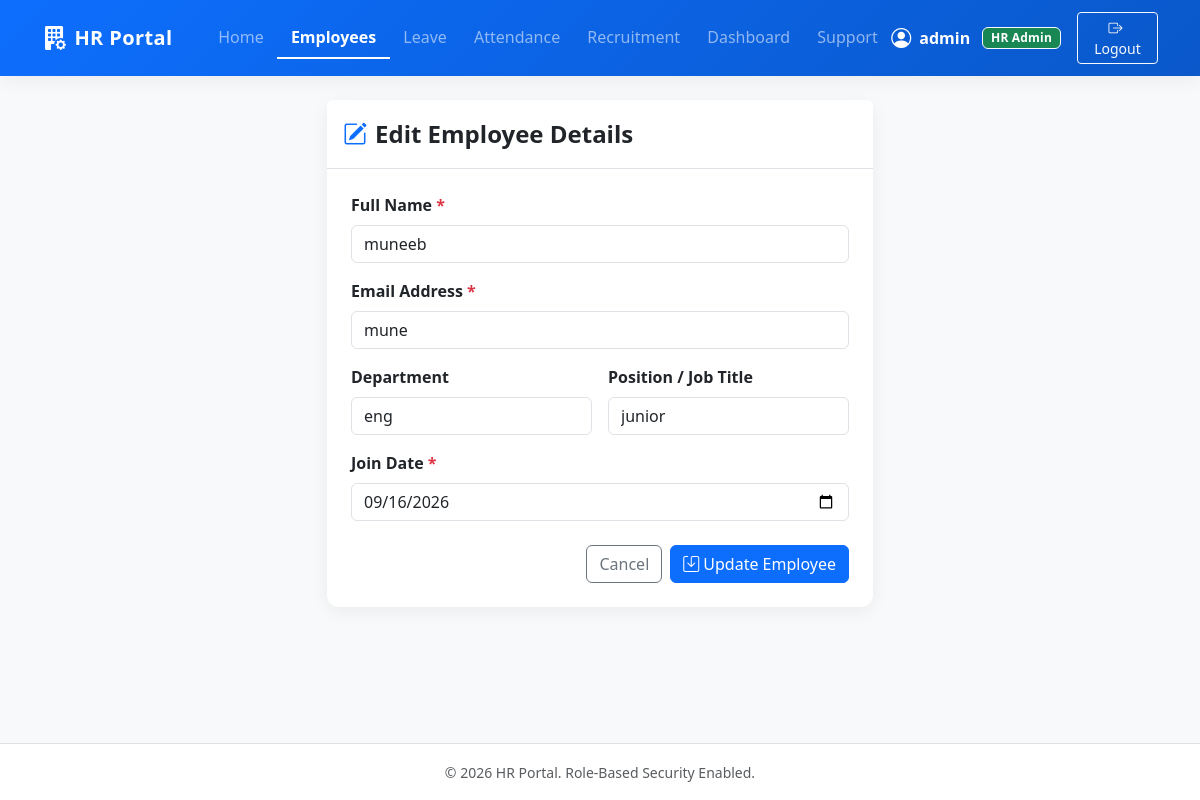
Page /employees/edit/2 (signed in) on the committed database.
### models/user.py (models this page shows, shortened)
class User(UserMixin, db.Model):
    __tablename__ = 'users'
    id = db.Column(db.Integer, primary_key=True)
    username = db.Column(db.String(80), unique=True, nullable=False)
    email = db.Column(db.String(120), unique=True, nullable=False)
    password_hash = db.Column(db.String(255), nullable=False)
    role = db.Column(db.String(20), nullable=False, default='employee')  # 'hr' or 'employee'
    employee_id = db.Column(db.Integer, db.ForeignKey('employees.id'), nullable=True)

### models/employee.py (models this page shows, shortened)
class Employee(db.Model):
    __tablename__ = 'employees'
    id = db.Column(db.Integer, primary_key=True)
    name = db.Column(db.String(100), nullable=False)
    email = db.Column(db.String(120), unique=True, nullable=False)
    department = db.Column(db.String(80), nullable=True)
    position = db.Column(db.String(80), nullable=True)
    join_date = db.Column(db.Date, nullable=False, default=date.today)
    leaves = db.relationship('Leave', backref='employee', lazy=True, cascade='all, delete-orphan')
    attendances = db.relationship('Attendance', backref='employee', lazy=True, cascade='all, delete-orphan')
    user_account = db.relationship('User', backref='employee', uselist=False)

### app.py (the view, shortened to what this page needs)
    @app.route('/employees/edit/<int:id>', methods=['GET', 'POST'])
    @hr_required
    def edit_employee(id):
        employee = Employee.query.get_or_404(id)
        return render_template('employees/edit.html', employee=employee)

### templates/employees/edit.html (shortened to what this page needs)
{% extends "base.html" %}
{% block content %}
<div class="row justify-content-center">
    <div class="col-md-8 col-lg-6">
        <div class="card border-0 shadow-sm">
            <div class="card-header bg-white py-3 border-bottom">
                <div class="d-flex align-items-center gap-2">
                    <i class="bi bi-pencil-square text-primary fs-4"></i>
                    <h4 class="fw-bold mb-0">Edit Employee Details</h4>
                </div>
            </div>
            <div class="card-body p-4">
                <form action="{{ url_for('edit_employee', id=employee.id) }}" method="POST" class="needs-validation" novalidate>
                    <div class="mb-3">
                        <label for="name" class="form-label fw-semibold">Full Name <span class="text-danger">*</span></label>
                        <input type="text" class="form-control" id="name" name="name" value="{{ employee.name }}" required>
                    </div>
                    <div class="mb-3">
                        <label for="email" class="form-label fw-semibold">Email Address <span class="text-danger">*</span></label>
                        <input type="email" class="form-control" id="email" name="email" value="{{ employee.email }}" required>
                    </div>
                    <div class="row g-3 mb-3">
                        <div class="col-md-6">
                            <label for="department" class="form-label fw-semibold">Department</label>
                            <input type="text" class="form-control" id="department" name="department" value="{{ employee.department or '' }}">
                        </div>
                        <div class="col-md-6">
                            <label for="position" class="form-label fw-semibold">Position / Job Title</label>
                            <input type="text" class="form-control" id="position" name="position" value="{{ employee.position or '' }}">
                        </div>
                    </div>
                    <div class="mb-4">
                        <label for="join_date" class="form-label fw-semibold">Join Date <span class="text-danger">*</span></label>
                        <input type="date" class="form-control" id="join_date" name="join_date" value="{{ employee.join_date.strftime('%Y-%m-%d') if employee.join_date else '' }}" required>
                    </div>
                    <div class="d-flex justify-content-end gap-2">
                        <a href="{{ url_for('list_employees') }}" class="btn btn-outline-secondary">Cancel</a>
                        <button type="submit" class="btn btn-primary d-flex align-items-center gap-1">
                            <i class="bi bi-save"></i>
                            <span>Update Employee</span>
                        </button>
                    </div>
                </form>
            </div>
        </div>
    </div>
</div>
{% endblock %}

### templates/base.html (shortened to what this page needs)
<!DOCTYPE html>
<html lang="en">
<head>
    <link href="https://cdn.jsdelivr.net/npm/bootstrap@5.3.3/dist/css/bootstrap.min.css" rel="stylesheet">
    <link href="https://cdn.jsdelivr.net/npm/bootstrap-icons@1.11.3/font/bootstrap-icons.min.css" rel="stylesheet">
    <link rel="stylesheet" href="{{ url_for('static', filename='css/style.css') }}">
</head>
<body>
    <nav class="navbar navbar-expand-lg navbar-dark bg-primary shadow-sm">
        <div class="container">
            <a class="navbar-brand d-flex align-items-center gap-2" href="{{ url_for('index') }}">
                <i class="bi bi-building-fill-gear fs-4"></i>
                <span>HR Portal</span>
            </a>
            <div class="collapse navbar-collapse" id="navbarNav">
                <ul class="navbar-nav me-auto ms-lg-3">
                    {% if current_user.is_authenticated %}
                        <li class="nav-item">
                            <a class="nav-link {% if request.endpoint == 'index' %}active{% endif %}" href="{{ url_for('index') }}">Home</a>
                        </li>
                        {% if current_user.role == 'hr' %}
                            <li class="nav-item">
                                <a class="nav-link {% if request.endpoint in ['list_employees', 'add_employee', 'edit_employee'] %}active{% endif %}" href="{{ url_for('list_employees') }}">Employees</a>
                            </li>
                            <li class="nav-item">
                                <a class="nav-link {% if request.endpoint in ['list_leaves', 'apply_leave'] %}active{% endif %}" href="{{ url_for('list_leaves') }}">Leave</a>
                            </li>
                            <li class="nav-item">
                                <a class="nav-link {% if request.endpoint in ['list_attendance', 'mark_attendance'] %}active{% endif %}" href="{{ url_for('list_attendance') }}">Attendance</a>
                            </li>
                            <li class="nav-item">
                                <a class="nav-link {% if request.endpoint in ['list_jobs', 'add_job', 'job_details', 'add_candidate', 'job_matches'] %}active{% endif %}" href="{{ url_for('list_jobs') }}">Recruitment</a>
                            </li>
                            <li class="nav-item">
                                <a class="nav-link {% if request.endpoint == 'dashboard' %}active{% endif %}" href="{{ url_for('dashboard') }}">Dashboard</a>
                            </li>
                            <li class="nav-item">
                                <a class="nav-link {% if request.endpoint in ['list_tickets', 'create_ticket'] %}active{% endif %}" href="{{ url_for('list_tickets') }}">Support</a>
                            </li>
                        {% endif %}
                    {% endif %}
                </ul>
                <ul class="navbar-nav ms-auto align-items-center gap-2">
                    {% if current_user.is_authenticated %}
                        <li class="nav-item d-flex align-items-center gap-2 text-white">
                            <i class="bi bi-person-circle fs-5"></i>
                            <span class="fw-bold me-1">{{ current_user.username }}</span>
                            {% if current_user.role == 'hr' %}
                                <span class="badge bg-success text-white border border-light">HR Admin</span>
                            {% else %}
                                <span class="badge bg-warning text-dark border border-light">Employee</span>
                            {% endif %}
                        </li>
                        <li class="nav-item">
                            <a href="{{ url_for('logout') }}" class="btn btn-outline-light btn-sm ms-2">
                                <i class="bi bi-box-arrow-right me-1"></i> Logout
                            </a>
                        </li>
                    {% else %}
                        <li class="nav-item">
                            <a href="{{ url_for('login') }}" class="btn btn-light btn-sm text-primary fw-bold px-3">
                                <i class="bi bi-box-arrow-in-right me-1"></i> Sign In
                            </a>
                        </li>
                    {% endif %}
                </ul>
            </div>
        </div>
    </nav>
    <main class="container my-4">
        {% block content %}
        {% endblock %}
    </main>
    <footer class="py-3 border-top text-center text-muted">
        <div class="container">
            <small>&copy; 2026 HR Portal. Role-Based Security Enabled.</small>
        </div>
    </footer>
</body>
</html>

### static/css/style.css (style rules this page uses)
:root { --primary-color: #0d6efd; --primary-dark: #0a58ca; --primary-light: #e7f1ff; --secondary-bg: #f8f9fa; --card-border-radius: 12px; --card-shadow: 0 4px 18px rgba(0, 0, 0, 0.06); --hover-shadow: 0 8px 25px rgba(13, 110, 253, 0.12); }
body { background-color: var(--secondary-bg); font-family: 'Segoe UI', system-ui, -apple-system, BlinkMacSystemFont, Roboto, sans-serif; color: #212529; min-height: 100vh; display: flex; flex-direction: column; -webkit-font-smoothing: antialiased; }
main { flex: 1; }
.navbar { padding-top: 0.75rem; padding-bottom: 0.75rem; background: linear-gradient(135deg, #0d6efd 0%, #0a58ca 100%) !important; }
.navbar-brand { font-size: 1.25rem; font-weight: 700; letter-spacing: 0.4px; }
.nav-link { font-weight: 500; padding-left: 0.85rem !important; padding-right: 0.85rem !important; transition: color 0.15s ease-in-out; }
.nav-link.active { font-weight: 600; border-bottom: 2px solid #ffffff; }
.card { border-radius: var(--card-border-radius); transition: transform 0.2s ease, box-shadow 0.2s ease; }
.shadow-sm { box-shadow: var(--card-shadow) !important; }
.badge { font-weight: 600; letter-spacing: 0.2px; }
footer { background-color: #ffffff; border-top: 1px solid #e9ecef; }

### rows in the picture
User: username "admin"
Employee: name "muneeb", email "mune", department "eng", position "junior", join_date "09/16/2026"
